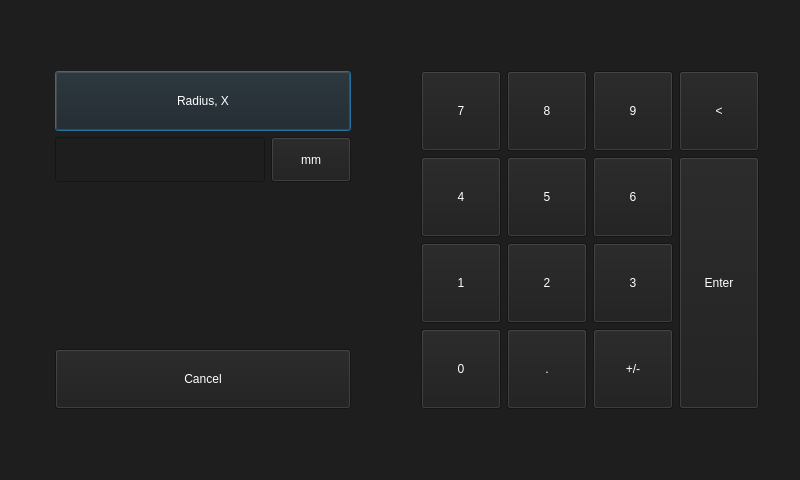
<?xml version="1.0" encoding="UTF-8"?>
<ui version="4.0">
 <class>setPos</class>
 <widget class="QDialog" name="setPos">
  <property name="geometry">
   <rect>
    <x>0</x>
    <y>0</y>
    <width>800</width>
    <height>480</height>
   </rect>
  </property>
  <property name="windowTitle">
   <string>Set Position</string>
  </property>
  <property name="styleSheet">
   <string notr="true">background-color: rgb(30, 30, 30);</string>
  </property>
  <layout class="QHBoxLayout" name="horizontalLayout_4">
   <item>
    <widget class="QToolBar" name="mainToolBar"/>
   </item>
   <item>
    <widget class="QWidget" name="centralWidget" native="true">
     <property name="styleSheet">
      <string notr="true">color: rgb(255, 255, 255);</string>
     </property>
     <layout class="QHBoxLayout" name="horizontalLayout_2">
      <property name="leftMargin">
       <number>30</number>
      </property>
      <property name="topMargin">
       <number>60</number>
      </property>
      <property name="rightMargin">
       <number>30</number>
      </property>
      <property name="bottomMargin">
       <number>60</number>
      </property>
      <item>
       <layout class="QHBoxLayout" name="horizontalLayout_3">
        <item>
         <layout class="QVBoxLayout" name="verticalLayout">
          <item>
           <widget class="QPushButton" name="pushButtonMode">
            <property name="minimumSize">
             <size>
              <width>0</width>
              <height>60</height>
             </size>
            </property>
            <property name="text">
             <string>Radius, X</string>
            </property>
           </widget>
          </item>
          <item>
           <layout class="QHBoxLayout" name="horizontalLayout">
            <item>
             <widget class="QLineEdit" name="lineEditPosition">
              <property name="minimumSize">
               <size>
                <width>100</width>
                <height>45</height>
               </size>
              </property>
              <property name="font">
               <font>
                <pointsize>18</pointsize>
               </font>
              </property>
             </widget>
            </item>
            <item>
             <widget class="QPushButton" name="pushButtonUnit">
              <property name="minimumSize">
               <size>
                <width>0</width>
                <height>45</height>
               </size>
              </property>
              <property name="text">
               <string>mm</string>
              </property>
             </widget>
            </item>
           </layout>
          </item>
          <item>
           <spacer name="verticalSpacer">
            <property name="orientation">
             <enum>Qt::Vertical</enum>
            </property>
            <property name="sizeHint" stdset="0">
             <size>
              <width>20</width>
              <height>40</height>
             </size>
            </property>
           </spacer>
          </item>
          <item>
           <widget class="QPushButton" name="pushButtonCancel">
            <property name="minimumSize">
             <size>
              <width>0</width>
              <height>60</height>
             </size>
            </property>
            <property name="text">
             <string>Cancel</string>
            </property>
           </widget>
          </item>
         </layout>
        </item>
        <item>
         <spacer name="horizontalSpacer">
          <property name="orientation">
           <enum>Qt::Horizontal</enum>
          </property>
          <property name="sizeType">
           <enum>QSizePolicy::MinimumExpanding</enum>
          </property>
          <property name="sizeHint" stdset="0">
           <size>
            <width>40</width>
            <height>20</height>
           </size>
          </property>
         </spacer>
        </item>
        <item>
         <layout class="QGridLayout" name="gridLayout" rowminimumheight="10,10,10,10" columnminimumwidth="10,10,10,10">
          <property name="sizeConstraint">
           <enum>QLayout::SetFixedSize</enum>
          </property>
          <item row="1" column="1">
           <widget class="QPushButton" name="pushButtonKey5">
            <property name="sizePolicy">
             <sizepolicy hsizetype="Minimum" vsizetype="Minimum">
              <horstretch>0</horstretch>
              <verstretch>0</verstretch>
             </sizepolicy>
            </property>
            <property name="minimumSize">
             <size>
              <width>10</width>
              <height>10</height>
             </size>
            </property>
            <property name="focusPolicy">
             <enum>Qt::NoFocus</enum>
            </property>
            <property name="text">
             <string>5</string>
            </property>
           </widget>
          </item>
          <item row="1" column="0">
           <widget class="QPushButton" name="pushButtonKey4">
            <property name="sizePolicy">
             <sizepolicy hsizetype="Minimum" vsizetype="Minimum">
              <horstretch>0</horstretch>
              <verstretch>0</verstretch>
             </sizepolicy>
            </property>
            <property name="minimumSize">
             <size>
              <width>10</width>
              <height>10</height>
             </size>
            </property>
            <property name="focusPolicy">
             <enum>Qt::NoFocus</enum>
            </property>
            <property name="text">
             <string>4</string>
            </property>
           </widget>
          </item>
          <item row="2" column="2">
           <widget class="QPushButton" name="pushButtonKey3">
            <property name="sizePolicy">
             <sizepolicy hsizetype="Minimum" vsizetype="Minimum">
              <horstretch>0</horstretch>
              <verstretch>0</verstretch>
             </sizepolicy>
            </property>
            <property name="minimumSize">
             <size>
              <width>10</width>
              <height>10</height>
             </size>
            </property>
            <property name="focusPolicy">
             <enum>Qt::NoFocus</enum>
            </property>
            <property name="text">
             <string>3</string>
            </property>
           </widget>
          </item>
          <item row="2" column="1">
           <widget class="QPushButton" name="pushButtonKey2">
            <property name="sizePolicy">
             <sizepolicy hsizetype="Minimum" vsizetype="Minimum">
              <horstretch>0</horstretch>
              <verstretch>0</verstretch>
             </sizepolicy>
            </property>
            <property name="minimumSize">
             <size>
              <width>10</width>
              <height>10</height>
             </size>
            </property>
            <property name="focusPolicy">
             <enum>Qt::NoFocus</enum>
            </property>
            <property name="text">
             <string>2</string>
            </property>
           </widget>
          </item>
          <item row="2" column="0">
           <widget class="QPushButton" name="pushButtonKey1">
            <property name="sizePolicy">
             <sizepolicy hsizetype="Minimum" vsizetype="Minimum">
              <horstretch>0</horstretch>
              <verstretch>0</verstretch>
             </sizepolicy>
            </property>
            <property name="minimumSize">
             <size>
              <width>10</width>
              <height>10</height>
             </size>
            </property>
            <property name="focusPolicy">
             <enum>Qt::NoFocus</enum>
            </property>
            <property name="text">
             <string>1</string>
            </property>
           </widget>
          </item>
          <item row="0" column="0">
           <widget class="QPushButton" name="pushButtonKey7">
            <property name="sizePolicy">
             <sizepolicy hsizetype="Minimum" vsizetype="Minimum">
              <horstretch>0</horstretch>
              <verstretch>0</verstretch>
             </sizepolicy>
            </property>
            <property name="minimumSize">
             <size>
              <width>10</width>
              <height>10</height>
             </size>
            </property>
            <property name="focusPolicy">
             <enum>Qt::NoFocus</enum>
            </property>
            <property name="text">
             <string>7</string>
            </property>
           </widget>
          </item>
          <item row="0" column="2">
           <widget class="QPushButton" name="pushButtonKey9">
            <property name="sizePolicy">
             <sizepolicy hsizetype="Minimum" vsizetype="Minimum">
              <horstretch>0</horstretch>
              <verstretch>0</verstretch>
             </sizepolicy>
            </property>
            <property name="minimumSize">
             <size>
              <width>10</width>
              <height>10</height>
             </size>
            </property>
            <property name="focusPolicy">
             <enum>Qt::NoFocus</enum>
            </property>
            <property name="text">
             <string>9</string>
            </property>
           </widget>
          </item>
          <item row="3" column="0">
           <widget class="QPushButton" name="pushButtonKey0">
            <property name="sizePolicy">
             <sizepolicy hsizetype="Minimum" vsizetype="Minimum">
              <horstretch>0</horstretch>
              <verstretch>0</verstretch>
             </sizepolicy>
            </property>
            <property name="minimumSize">
             <size>
              <width>10</width>
              <height>10</height>
             </size>
            </property>
            <property name="focusPolicy">
             <enum>Qt::NoFocus</enum>
            </property>
            <property name="text">
             <string>0</string>
            </property>
           </widget>
          </item>
          <item row="1" column="3" rowspan="3">
           <widget class="QPushButton" name="pushButtonKeyEnter">
            <property name="sizePolicy">
             <sizepolicy hsizetype="Minimum" vsizetype="Minimum">
              <horstretch>0</horstretch>
              <verstretch>0</verstretch>
             </sizepolicy>
            </property>
            <property name="minimumSize">
             <size>
              <width>10</width>
              <height>10</height>
             </size>
            </property>
            <property name="focusPolicy">
             <enum>Qt::NoFocus</enum>
            </property>
            <property name="layoutDirection">
             <enum>Qt::LeftToRight</enum>
            </property>
            <property name="text">
             <string>Enter</string>
            </property>
           </widget>
          </item>
          <item row="3" column="2">
           <widget class="QPushButton" name="pushButtonKeySign">
            <property name="sizePolicy">
             <sizepolicy hsizetype="Minimum" vsizetype="Minimum">
              <horstretch>0</horstretch>
              <verstretch>0</verstretch>
             </sizepolicy>
            </property>
            <property name="minimumSize">
             <size>
              <width>10</width>
              <height>10</height>
             </size>
            </property>
            <property name="focusPolicy">
             <enum>Qt::NoFocus</enum>
            </property>
            <property name="text">
             <string>+/-</string>
            </property>
           </widget>
          </item>
          <item row="0" column="1">
           <widget class="QPushButton" name="pushButtonKey8">
            <property name="sizePolicy">
             <sizepolicy hsizetype="Minimum" vsizetype="Minimum">
              <horstretch>0</horstretch>
              <verstretch>0</verstretch>
             </sizepolicy>
            </property>
            <property name="minimumSize">
             <size>
              <width>10</width>
              <height>10</height>
             </size>
            </property>
            <property name="focusPolicy">
             <enum>Qt::NoFocus</enum>
            </property>
            <property name="text">
             <string>8</string>
            </property>
           </widget>
          </item>
          <item row="1" column="2">
           <widget class="QPushButton" name="pushButtonKey6">
            <property name="sizePolicy">
             <sizepolicy hsizetype="Minimum" vsizetype="Minimum">
              <horstretch>0</horstretch>
              <verstretch>0</verstretch>
             </sizepolicy>
            </property>
            <property name="minimumSize">
             <size>
              <width>10</width>
              <height>10</height>
             </size>
            </property>
            <property name="focusPolicy">
             <enum>Qt::NoFocus</enum>
            </property>
            <property name="text">
             <string>6</string>
            </property>
           </widget>
          </item>
          <item row="0" column="3">
           <widget class="QPushButton" name="pushButtonKeyBack">
            <property name="sizePolicy">
             <sizepolicy hsizetype="Minimum" vsizetype="Minimum">
              <horstretch>0</horstretch>
              <verstretch>0</verstretch>
             </sizepolicy>
            </property>
            <property name="minimumSize">
             <size>
              <width>10</width>
              <height>10</height>
             </size>
            </property>
            <property name="focusPolicy">
             <enum>Qt::NoFocus</enum>
            </property>
            <property name="text">
             <string>&lt;</string>
            </property>
           </widget>
          </item>
          <item row="3" column="1">
           <widget class="QPushButton" name="pushButtonKeyDot">
            <property name="sizePolicy">
             <sizepolicy hsizetype="Minimum" vsizetype="Minimum">
              <horstretch>0</horstretch>
              <verstretch>0</verstretch>
             </sizepolicy>
            </property>
            <property name="minimumSize">
             <size>
              <width>10</width>
              <height>10</height>
             </size>
            </property>
            <property name="focusPolicy">
             <enum>Qt::NoFocus</enum>
            </property>
            <property name="text">
             <string>.</string>
            </property>
           </widget>
          </item>
         </layout>
        </item>
       </layout>
      </item>
     </layout>
    </widget>
   </item>
  </layout>
 </widget>
 <layoutdefault spacing="6" margin="11"/>
 <resources/>
 <connections/>
</ui>
